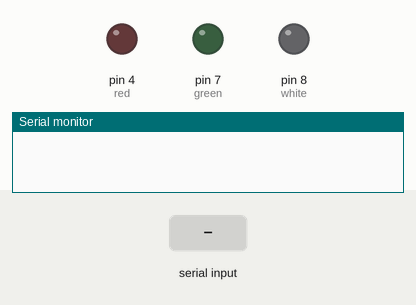
Bench run of a sketch on a simulated Arduino Uno, built with avr-gcc and run on an emulated ATmega328P. Parts: output pins drawn as LEDs (lit = HIGH), the last lines printed to the serial monitor. The test bench sets the inputs (shaded band).

Above: at 1.2 s.
1.3 s: "1" received over Serial
At 2.0 s:
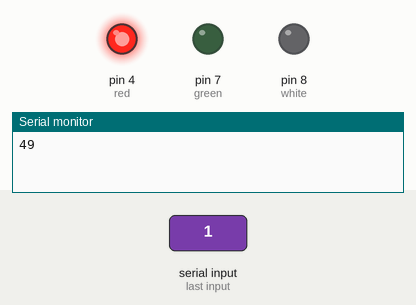
2.8 s: "2" received over Serial
At 3.1 s:
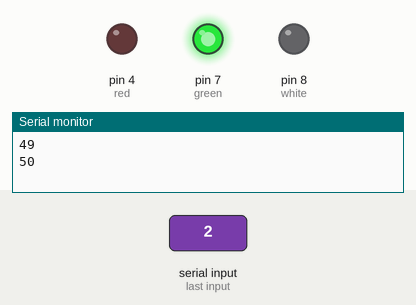
4.3 s: "3" received over Serial
At 5.5 s:
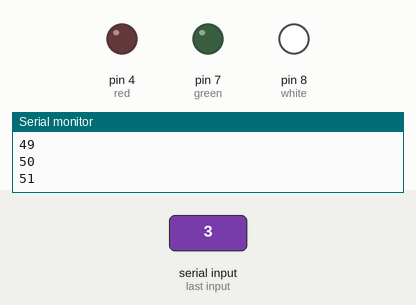
5.8 s: "0" received over Serial
At 6.6 s:
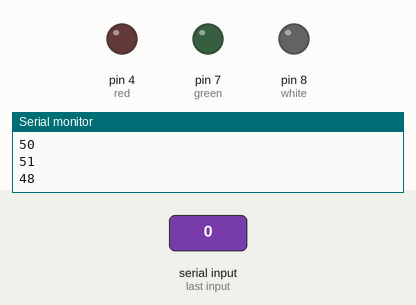
Timing chart, 0 to 8.3 s (numbered marks = the images above; inputs shaded):
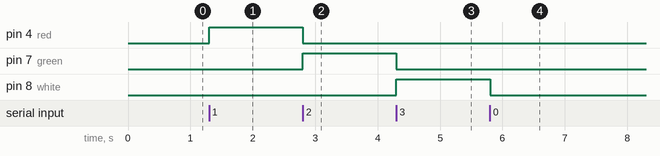

The sketch:

arduino_node_js_obs.ino
```cpp
int scene;
int red = 4;
int green = 7;
int white = 8;
void setup() {
  // put your setup code here, to run once:
  Serial.begin(9600);
  pinMode(red, OUTPUT); // Declare the LED as an output
  pinMode(green, OUTPUT); // Declare the LED as an output
  pinMode(white, OUTPUT); // Declare the LED as an output

}

void loop() {
  while(Serial.available( ) > 0){
    scene = Serial.read();
    digitalWrite(red, LOW);
    digitalWrite(green, LOW);
    digitalWrite(white, LOW);
    Serial.println(scene);
    if(scene == 49){
      digitalWrite(red, HIGH);
    } else if(scene == 50){
      digitalWrite(green, HIGH);
    } else if(scene == 51){
      digitalWrite(white, HIGH);
    }
  }

}
```

Measured:
- after the input at 1.3 s, pin 4 (red): LOW → HIGH at once
- after the input at 2.8 s, pin 4 (red): HIGH → LOW at once; pin 7 (green): LOW → HIGH at once
- after the input at 4.3 s, pin 7 (green): HIGH → LOW at once; pin 8 (white): LOW → HIGH at once
- after the input at 5.8 s, pin 8 (white): HIGH → LOW at once
